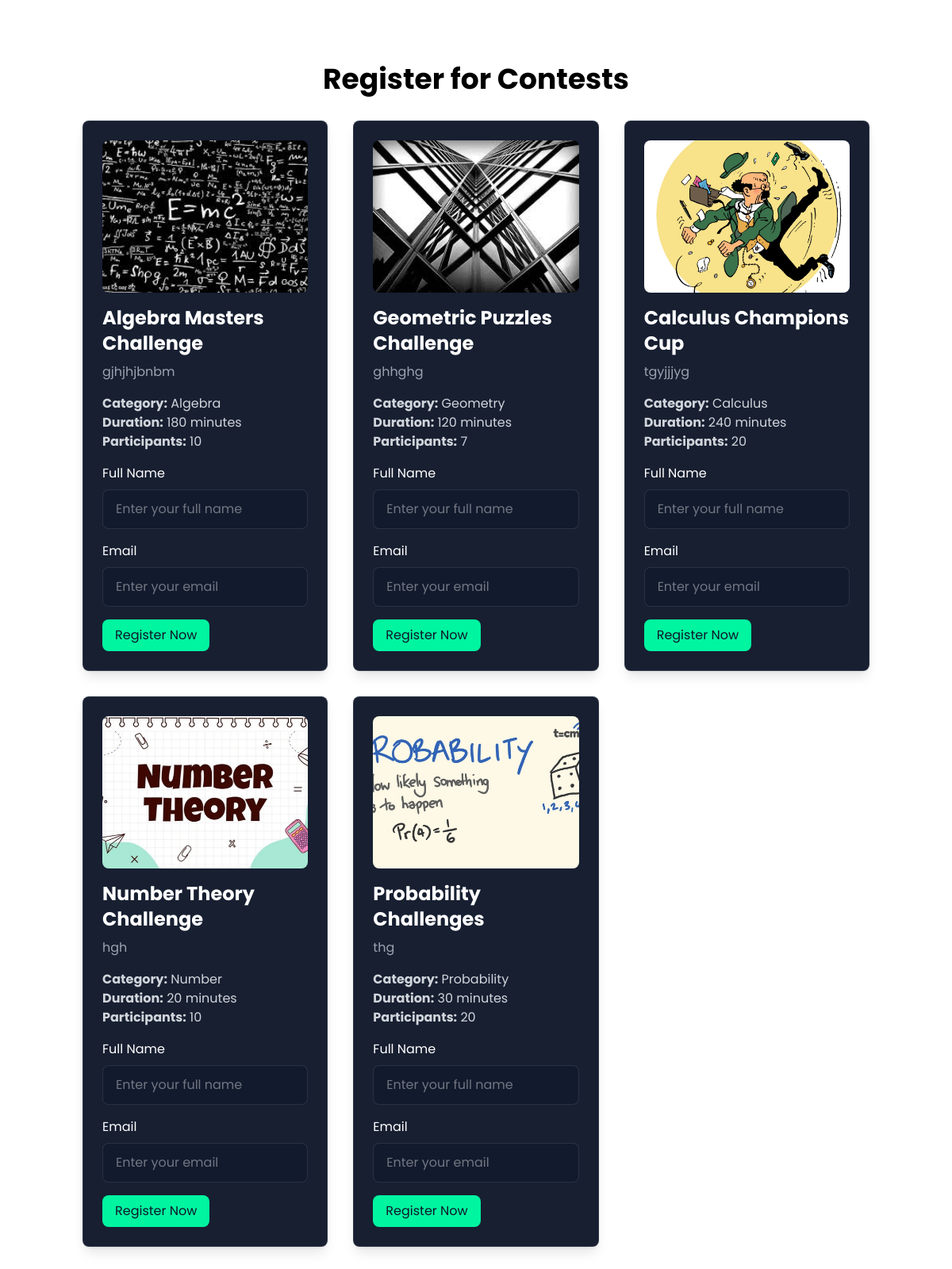
The app's page /register-contest/ with its own data.
### quiz/models.py (models this page shows, shortened)
class Contest(models.Model):
    name = models.CharField(max_length=255)
    description = models.TextField(blank=True, null=True)
    start_date = models.DateTimeField()
    end_date = models.DateTimeField()
    is_active = models.BooleanField(default=True)
    category = models.CharField(max_length=100)
    duration = models.IntegerField(help_text="Duration in minutes")
    number_of_participants = models.PositiveIntegerField(default=0)
    image = models.ImageField(upload_to='contest_images/', blank=True, null=True)

### quiz/views.py (the view)
# urls.py: path('register-contest/', register_contest, name='register_contest'),
def register_contest(request):
    message = None
    if request.method == 'POST':
        form = RegistrationForm(request.POST)
        if form.is_valid():
            form.save()
            message = "Registration successful!"
        else:
            message = "There was an error with your registration."
    else:
        form = RegistrationForm()
    contests = Contest.objects.all()
    return render(request, "register_contest.html", {
        "contests": contests,
        "form": form,
        "message": message
    })

### quiz/forms.py
class RegistrationForm(forms.ModelForm):
    class Meta:
        model = Registration
        fields = ['contest']  # Only include fields that exist in the model
        widgets = {
            'contest': forms.HiddenInput()
        }

### templates/register_contest.html (shortened to what this page needs)
{% extends 'layout.html' %}
{% block content %}
<section class="relative py-20 overflow-hidden">
    <div class="container mx-auto px-4">
        <h1 class="text-4xl font-bold mb-8 text-center">Register for Contests</h1>
        <div class="grid grid-cols-1 md:grid-cols-2 lg:grid-cols-3 gap-8">
            {% for contest in contests %}
            <div class="contest-card dark-glass p-6 rounded-lg shadow-lg">
                {% if contest.image %}
                <img src="{{ contest.image.url }}" alt="{{ contest.name }}" class="w-full h-48 object-cover rounded-lg mb-4">
                {% endif %}
                <h2 class="text-2xl font-bold text-white mb-2">{{ contest.name }}</h2>
                <p class="text-gray-400 mb-4">{{ contest.description|truncatewords:20 }}</p>
                <p class="text-gray-300"><strong>Category:</strong> {{ contest.category }}</p>
                <p class="text-gray-300"><strong>Duration:</strong> {{ contest.duration }} minutes</p>
                <p class="text-gray-300"><strong>Participants:</strong> {{ contest.number_of_participants }}</p>
                <form method="POST" class="mt-4">
                    <div>
                        <label for="user_name_{{ contest.id }}" class="block text-white mb-2">Full Name</label>
                        <input type="text" name="user_name" id="user_name_{{ contest.id }}" class="w-full px-4 py-3 rounded-lg form-input" placeholder="Enter your full name" required>
                    </div>
                    <div class="mt-4">
                        <label for="email_{{ contest.id }}" class="block text-white mb-2">Email</label>
                        <input type="email" name="email" id="email_{{ contest.id }}" class="w-full px-4 py-3 rounded-lg form-input" placeholder="Enter your email" required>
                    </div>
                    <button type="submit" class="mt-4 inline-block bg-neon-green text-dark-900 px-4 py-2 rounded-lg hover:bg-neon-yellow transition-all duration-300">Register Now</button>
                </form>
            </div>
            {% empty %}
            <p class="text-gray-400 text-center col-span-full">No contests available for registration at the moment.</p>
            {% endfor %}
        </div>
    </div>
</section>
{% endblock content %}

### records on screen
Contest: image (picture), name "Algebra Masters Challenge", description "gjhjhjbnbm", category "Algebra", duration "180", number_of_participants "10"
Contest: image (picture), name "Geometric Puzzles Challenge", description "ghhghg", category "Geometry", duration "120", number_of_participants "7"
Contest: image (picture), name "Calculus Champions Cup", description "tgyjjjyg", category "Calculus", duration "240", number_of_participants "20"
Contest: image (picture), name "Number Theory Challenge", description "hgh", category "Number", duration "20", number_of_participants "10"
Contest: image (picture), name "Probability Challenges", description "thg", category "Probability", duration "30", number_of_participants "20"
